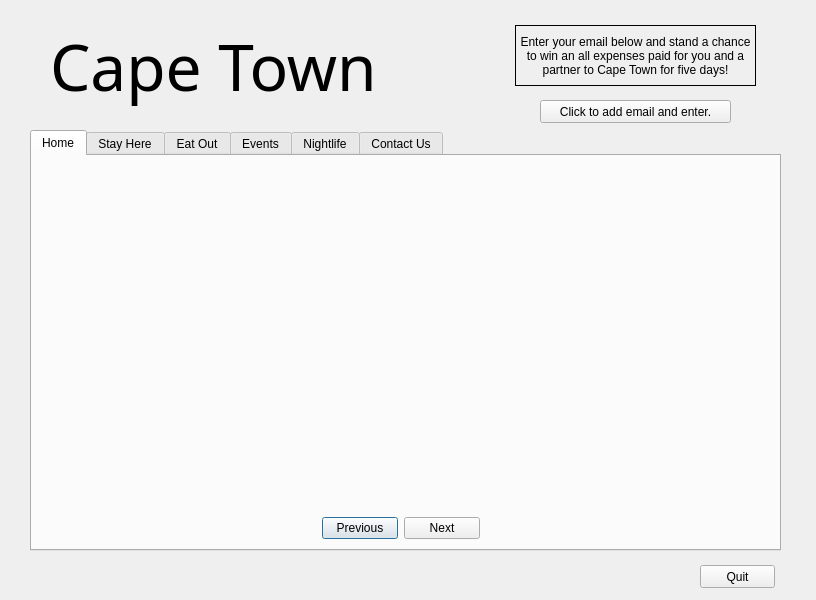
<?xml version="1.0" encoding="UTF-8"?>
<ui version="4.0">
 <class>Dialog</class>
 <widget class="QDialog" name="Dialog">
  <property name="geometry">
   <rect>
    <x>0</x>
    <y>0</y>
    <width>816</width>
    <height>600</height>
   </rect>
  </property>
  <property name="windowTitle">
   <string>Dialog</string>
  </property>
  <widget class="QTabWidget" name="tabWidget">
   <property name="geometry">
    <rect>
     <x>30</x>
     <y>130</y>
     <width>751</width>
     <height>421</height>
    </rect>
   </property>
   <property name="currentIndex">
    <number>0</number>
   </property>
   <widget class="QWidget" name="tab">
    <attribute name="title">
     <string>Home</string>
    </attribute>
    <widget class="QLabel" name="label_3">
     <property name="geometry">
      <rect>
       <x>-10</x>
       <y>-80</y>
       <width>771</width>
       <height>531</height>
      </rect>
     </property>
     <property name="text">
      <string/>
     </property>
     <property name="pixmap">
      <pixmap>image.jpg</pixmap>
     </property>
     <property name="scaledContents">
      <bool>true</bool>
     </property>
    </widget>
    <widget class="QWidget" name="layoutWidget">
     <property name="geometry">
      <rect>
       <x>290</x>
       <y>360</y>
       <width>158</width>
       <height>25</height>
      </rect>
     </property>
     <layout class="QHBoxLayout" name="horizontalLayout">
      <item>
       <widget class="QPushButton" name="previousButton">
        <property name="text">
         <string>Previous</string>
        </property>
       </widget>
      </item>
      <item>
       <widget class="QPushButton" name="nextButton">
        <property name="text">
         <string>Next</string>
        </property>
       </widget>
      </item>
     </layout>
    </widget>
   </widget>
   <widget class="QWidget" name="tab_2">
    <attribute name="title">
     <string>Stay Here</string>
    </attribute>
   </widget>
   <widget class="QWidget" name="tab_3">
    <attribute name="title">
     <string>Eat Out</string>
    </attribute>
   </widget>
   <widget class="QWidget" name="tab_4">
    <attribute name="title">
     <string>Events</string>
    </attribute>
   </widget>
   <widget class="QWidget" name="tab_5">
    <attribute name="title">
     <string>Nightlife</string>
    </attribute>
   </widget>
   <widget class="QWidget" name="tab_6">
    <attribute name="title">
     <string>Contact Us</string>
    </attribute>
   </widget>
  </widget>
  <widget class="QLabel" name="label">
   <property name="geometry">
    <rect>
     <x>50</x>
     <y>10</y>
     <width>371</width>
     <height>111</height>
    </rect>
   </property>
   <property name="font">
    <font>
     <family>Fira Code</family>
     <pointsize>48</pointsize>
     <weight>50</weight>
     <bold>false</bold>
    </font>
   </property>
   <property name="text">
    <string>Cape Town</string>
   </property>
  </widget>
  <widget class="QPushButton" name="compButton">
   <property name="geometry">
    <rect>
     <x>540</x>
     <y>100</y>
     <width>191</width>
     <height>23</height>
    </rect>
   </property>
   <property name="text">
    <string>Click to add email and enter.</string>
   </property>
  </widget>
  <widget class="QLabel" name="label_2">
   <property name="geometry">
    <rect>
     <x>515</x>
     <y>25</y>
     <width>241</width>
     <height>61</height>
    </rect>
   </property>
   <property name="frameShape">
    <enum>QFrame::Box</enum>
   </property>
   <property name="text">
    <string>Enter your email below and stand a chance to win an all expenses paid for you and a partner to Cape Town for five days!</string>
   </property>
   <property name="alignment">
    <set>Qt::AlignCenter</set>
   </property>
   <property name="wordWrap">
    <bool>true</bool>
   </property>
   <property name="margin">
    <number>4</number>
   </property>
   <property name="indent">
    <number>5</number>
   </property>
  </widget>
  <widget class="QPushButton" name="pushButton_2">
   <property name="geometry">
    <rect>
     <x>700</x>
     <y>565</y>
     <width>75</width>
     <height>23</height>
    </rect>
   </property>
   <property name="text">
    <string>Quit</string>
   </property>
  </widget>
 </widget>
 <resources/>
 <connections/>
</ui>
